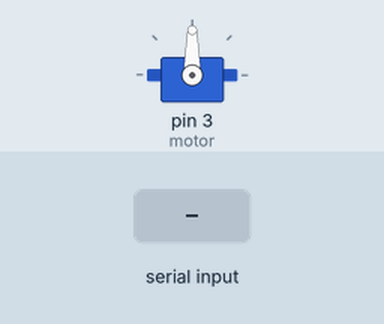
Simulated run of this sketch. Board: Arduino Uno, built with avr-gcc and run on an emulated ATmega328P. Parts: servo. The test bench sets the inputs (shaded band).

Above: at 1.2 s.
1.3 s: "30,150\n" received over Serial
At 3.1 s:
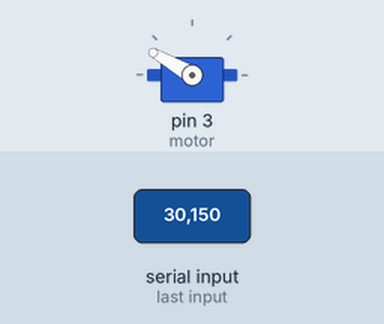
4.3 s: "90,45\n" received over Serial
At 5.3 s:
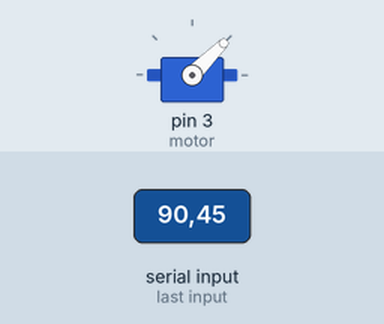
7.3 s: "200\n" received over Serial
At 8.4 s:
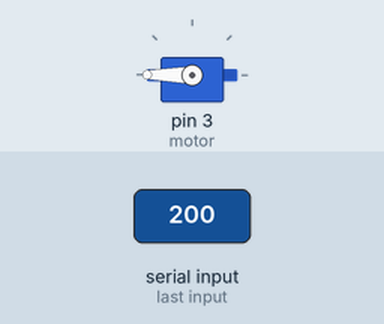
10.3 s: "90\n" received over Serial
At 13.0 s:
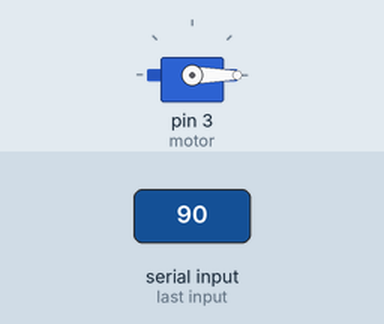
Timing chart, 0 to 14.3 s (numbered marks = the images above; inputs shaded):
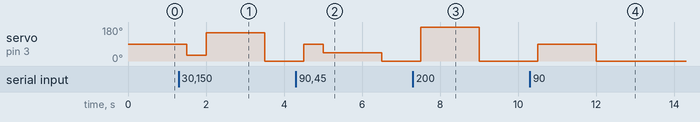

Measured:
- after the input at 1.3 s, servo on pin 3 (motor): 90° → 30° after 0.20 s, → 150° 0.50 s later, → 0° 1.5 s later
- after the input at 4.3 s, servo on pin 3 (motor): 0° → 90° after 0.20 s, → 45° 0.50 s later, → 0° 1.5 s later
- after the input at 7.3 s, servo on pin 3 (motor): 0° → 180° after 0.20 s, → 0° 1.5 s later
- after the input at 10.3 s, servo on pin 3 (motor): 0° → 90° after 0.20 s, → 0° 1.5 s later

The sketch:

serial_receiver.ino
```cpp
#include <Servo.h>

Servo motor;

int serialData;


void setup() {
  motor.attach(3);
  Serial.begin(9600);

}

void loop() {
  if(Serial.available() > 0){
    serialData = Serial.parseInt(); // Seri Porta gönderilen veri dizisi içerisindeki ondalıklı ve tam sayıları almamızı sağlar.
    motor.write(serialData);
  }


  delay(500);


}
```
